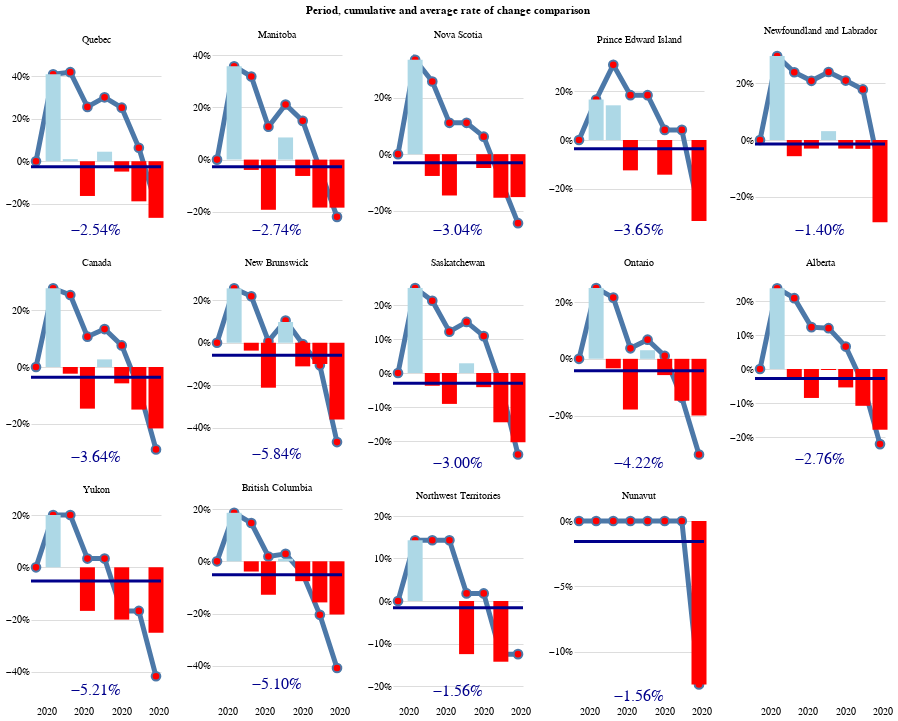

The code cell stored with this chart in its notebook:
### Code cell
data = tran_ware
category = 'Region'
variable = 'BusinessLocations'
begin_date = '2020-03-15'

custom_plot(data, category, variable, begin_date)

### Figure 1 — Vega-Lite specification as saved in the notebook (floating-point values rounded to 4 significant figures)
{"config": {"view": {"continuousWidth": 400, "continuousHeight": 300, "strokeOpacity": 0}, "axis": {"domain": false, "ticks": false}}, "data": {"name": "data-6e2d08db38e7e8f2f2c534d4383c4888"}, "facet": {"type": "nominal", "field": "Region", "sort": {"field": "Cumulative change", "op": "max", "order": "descending"}, "title": "Period, cumulative and average rate of change comparison"}, "spec": {"layer": [{"mark": {"type": "line", "point": {"fill": "red", "filled": false, "size": 75}, "size": 5}, "encoding": {"tooltip": [{"type": "temporal", "field": "Period", "format": "%b %Y"}, {"type": "nominal", "field": "Region", "title": "Province"}, {"type": "quantitative", "aggregate": "sum", "field": "Cumulative change", "format": ".2%", "title": "Cumulative change"}], "x": {"type": "temporal", "axis": {"grid": false, "tickCount": 7}, "field": "Period", "title": null}, "y": {"type": "quantitative", "aggregate": "sum", "axis": {"format": "%", "tickCount": 4}, "field": "Cumulative change", "title": null}}}, {"layer": [{"mark": {"type": "bar", "size": 15}, "encoding": {"color": {"type": "nominal", "field": "negative", "legend": null, "scale": {"range": ["lightblue", "red"]}}, "tooltip": [{"type": "temporal", "field": "Period", "format": "%Y", "title": "Year"}, {"type": "nominal", "field": "Region", "title": "Province"}, {"type": "quantitative", "aggregate": "sum", "field": "Rate of change", "format": ".2%", "title": "Period change"}], "x": {"type": "temporal", "axis": {"format": "%Y", "grid": false, "tickCount": 7}, "field": "Period", "title": null}, "y": {"type": "quantitative", "aggregate": "sum", "axis": {"format": "%", "tickCount": 4}, "field": "Rate of change", "title": null}}, "transform": [{"calculate": "(datum['Rate of change'] < 0)", "as": "negative"}]}, {"layer": [{"mark": {"type": "text", "color": "darkblue", "dy": 90, "size": 16}, "encoding": {"text": {"type": "quantitative", "aggregate": "mean", "field": "Rate of change", "format": ".2%"}}}, {"mark": {"type": "rule", "color": "darkblue", "size": 3}, "encoding": {"y": {"type": "quantitative", "aggregate": "mean", "field": "Rate of change"}}}]}]}], "height": 170, "width": 130}, "columns": 5, "resolve": {"scale": {"y": "independent"}}, "$schema": "https://vega.github.io/schema/vega-lite/v4.8.1.json", "datasets": {"data-6e2d08db38e7e8f2f2c534d4383c4888": [{"Region": "Alberta", "Period": "2020-03-15T00:00:00", "BusinessLocations": 1515.0, "Rate of change": 0.0, "Cumulative change": 0.0}, {"Region": "Alberta", "Period": "2020-04-12T00:00:00", "BusinessLocations": 1875.0, "Rate of change": 0.2376, "Cumulative change": 0.2376}, {"Region": "Alberta", "Period": "2020-05-10T00:00:00", "BusinessLocations": 1820.0, "Rate of change": -0.02933, "Cumulative change": 0.2083}, {"Region": "Alberta", "Period": "2020-06-07T00:00:00", "BusinessLocations": 1665.0, "Rate of change": -0.08516, "Cumulative change": 0.1231}, {"Region": "Alberta", "Period": "2020-07-05T00:00:00", "BusinessLocations": 1660.0, "Rate of change": -0.003003, "Cumulative change": 0.1201}, {"Region": "Alberta", "Period": "2020-08-02T00:00:00", "BusinessLocations": 1570.0, "Rate of change": -0.05422, "Cumulative change": 0.06591}, {"Region": "Alberta", "Period": "2020-08-30T00:00:00", "BusinessLocations": 1400.0, "Rate of change": -0.1083, "Cumulative change": -0.04237}, {"Region": "Alberta", "Period": "2020-09-27T00:00:00", "BusinessLocations": 1150.0, "Rate of change": -0.1786, "Cumulative change": -0.2209}, {"Region": "British Columbia", "Period": "2020-03-15T00:00:00", "BusinessLocations": 1510.0, "Rate of change": 0.0, "Cumulative change": 0.0}, {"Region": "British Columbia", "Period": "2020-04-12T00:00:00", "BusinessLocations": 1790.0, "Rate of change": 0.1854, "Cumulative change": 0.1854}, {"Region": "British Columbia", "Period": "2020-05-10T00:00:00", "BusinessLocations": 1720.0, "Rate of change": -0.03911, "Cumulative change": 0.1463}, {"Region": "British Columbia", "Period": "2020-06-07T00:00:00", "BusinessLocations": 1500.0, "Rate of change": -0.1279, "Cumulative change": 0.01842}, {"Region": "British Columbia", "Period": "2020-07-05T00:00:00", "BusinessLocations": 1515.0, "Rate of change": 0.01, "Cumulative change": 0.02842}, {"Region": "British Columbia", "Period": "2020-08-02T00:00:00", "BusinessLocations": 1400.0, "Rate of change": -0.07591, "Cumulative change": -0.04749}, {"Region": "British Columbia", "Period": "2020-08-30T00:00:00", "BusinessLocations": 1180.0, "Rate of change": -0.1571, "Cumulative change": -0.2046}, {"Region": "British Columbia", "Period": "2020-09-27T00:00:00", "BusinessLocations": 940.0, "Rate of change": -0.2034, "Cumulative change": -0.408}, {"Region": "Canada", "Period": "2020-03-15T00:00:00", "BusinessLocations": 9435.0, "Rate of change": 0.0, "Cumulative change": 0.0}, {"Region": "Canada", "Period": "2020-04-12T00:00:00", "BusinessLocations": 12060.0, "Rate of change": 0.2777, "Cumulative change": 0.2777}, {"Region": "Canada", "Period": "2020-05-10T00:00:00", "BusinessLocations": 11770.0, "Rate of change": -0.02364, "Cumulative change": 0.254}, {"Region": "Canada", "Period": "2020-06-07T00:00:00", "BusinessLocations": 10040.0, "Rate of change": -0.147, "Cumulative change": 0.1071}, {"Region": "Canada", "Period": "2020-07-05T00:00:00", "BusinessLocations": 10310.0, "Rate of change": 0.02689, "Cumulative change": 0.134}, {"Region": "Canada", "Period": "2020-08-02T00:00:00", "BusinessLocations": 9715.0, "Rate of change": -0.05771, "Cumulative change": 0.07625}, {"Region": "Canada", "Period": "2020-08-30T00:00:00", "BusinessLocations": 8255.0, "Rate of change": -0.1503, "Cumulative change": -0.07404}, {"Region": "Canada", "Period": "2020-09-27T00:00:00", "BusinessLocations": 6465.0, "Rate of change": -0.2168, "Cumulative change": -0.2909}, {"Region": "Manitoba", "Period": "2020-03-15T00:00:00", "BusinessLocations": 280.0, "Rate of change": 0.0, "Cumulative change": 0.0}, {"Region": "Manitoba", "Period": "2020-04-12T00:00:00", "BusinessLocations": 380.0, "Rate of change": 0.3571, "Cumulative change": 0.3571}, {"Region": "Manitoba", "Period": "2020-05-10T00:00:00", "BusinessLocations": 365.0, "Rate of change": -0.03947, "Cumulative change": 0.3177}, {"Region": "Manitoba", "Period": "2020-06-07T00:00:00", "BusinessLocations": 295.0, "Rate of change": -0.1918, "Cumulative change": 0.1259}, {"Region": "Manitoba", "Period": "2020-07-05T00:00:00", "BusinessLocations": 320.0, "Rate of change": 0.08475, "Cumulative change": 0.2106}, {"Region": "Manitoba", "Period": "2020-08-02T00:00:00", "BusinessLocations": 300.0, "Rate of change": -0.0625, "Cumulative change": 0.1481}, {"Region": "Manitoba", "Period": "2020-08-30T00:00:00", "BusinessLocations": 245.0, "Rate of change": -0.1833, "Cumulative change": -0.0352}, {"Region": "Manitoba", "Period": "2020-09-27T00:00:00", "BusinessLocations": 200.0, "Rate of change": -0.1837, "Cumulative change": -0.2189}, {"Region": "New Brunswick", "Period": "2020-03-15T00:00:00", "BusinessLocations": 215.0, "Rate of change": 0.0, "Cumulative change": 0.0}, {"Region": "New Brunswick", "Period": "2020-04-12T00:00:00", "BusinessLocations": 270.0, "Rate of change": 0.2558, "Cumulative change": 0.2558}, {"Region": "New Brunswick", "Period": "2020-05-10T00:00:00", "BusinessLocations": 260.0, "Rate of change": -0.03704, "Cumulative change": 0.2188}, {"Region": "New Brunswick", "Period": "2020-06-07T00:00:00", "BusinessLocations": 205.0, "Rate of change": -0.2115, "Cumulative change": 0.007238}, {"Region": "New Brunswick", "Period": "2020-07-05T00:00:00", "BusinessLocations": 225.0, "Rate of change": 0.09756, "Cumulative change": 0.1048}, {"Region": "New Brunswick", "Period": "2020-08-02T00:00:00", "BusinessLocations": 200.0, "Rate of change": -0.1111, "Cumulative change": -0.006312}, {"Region": "New Brunswick", "Period": "2020-08-30T00:00:00", "BusinessLocations": 180.0, "Rate of change": -0.1, "Cumulative change": -0.1063}, {"Region": "New Brunswick", "Period": "2020-09-27T00:00:00", "BusinessLocations": 115.0, "Rate of change": -0.3611, "Cumulative change": -0.4674}, {"Region": "Newfoundland and Labrador", "Period": "2020-03-15T00:00:00", "BusinessLocations": 135.0, "Rate of change": 0.0, "Cumulative change": 0.0}, {"Region": "Newfoundland and Labrador", "Period": "2020-04-12T00:00:00", "BusinessLocations": 175.0, "Rate of change": 0.2963, "Cumulative change": 0.2963}, {"Region": "Newfoundland and Labrador", "Period": "2020-05-10T00:00:00", "BusinessLocations": 165.0, "Rate of change": -0.05714, "Cumulative change": 0.2392}, {"Region": "Newfoundland and Labrador", "Period": "2020-06-07T00:00:00", "BusinessLocations": 160.0, "Rate of change": -0.0303, "Cumulative change": 0.2089}, {"Region": "Newfoundland and Labrador", "Period": "2020-07-05T00:00:00", "BusinessLocations": 165.0, "Rate of change": 0.03125, "Cumulative change": 0.2401}, {"Region": "Newfoundland and Labrador", "Period": "2020-08-02T00:00:00", "BusinessLocations": 160.0, "Rate of change": -0.0303, "Cumulative change": 0.2098}, {"Region": "Newfoundland and Labrador", "Period": "2020-08-30T00:00:00", "BusinessLocations": 155.0, "Rate of change": -0.03125, "Cumulative change": 0.1785}, {"Region": "Newfoundland and Labrador", "Period": "2020-09-27T00:00:00", "BusinessLocations": 110.0, "Rate of change": -0.2903, "Cumulative change": -0.1118}, {"Region": "Northwest Territories", "Period": "2020-03-15T00:00:00", "BusinessLocations": 35.0, "Rate of change": 0.0, "Cumulative change": 0.0}, {"Region": "Northwest Territories", "Period": "2020-04-12T00:00:00", "BusinessLocations": 40.0, "Rate of change": 0.1429, "Cumulative change": 0.1429}, {"Region": "Northwest Territories", "Period": "2020-05-10T00:00:00", "BusinessLocations": 40.0, "Rate of change": 0.0, "Cumulative change": 0.1429}, {"Region": "Northwest Territories", "Period": "2020-06-07T00:00:00", "BusinessLocations": 40.0, "Rate of change": 0.0, "Cumulative change": 0.1429}, {"Region": "Northwest Territories", "Period": "2020-07-05T00:00:00", "BusinessLocations": 35.0, "Rate of change": -0.125, "Cumulative change": 0.01786}, {"Region": "Northwest Territories", "Period": "2020-08-02T00:00:00", "BusinessLocations": 35.0, "Rate of change": 0.0, "Cumulative change": 0.01786}, {"Region": "Northwest Territories", "Period": "2020-08-30T00:00:00", "BusinessLocations": 30.0, "Rate of change": -0.1429, "Cumulative change": -0.125}, {"Region": "Northwest Territories", "Period": "2020-09-27T00:00:00", "BusinessLocations": 30.0, "Rate of change": 0.0, "Cumulative change": -0.125}, {"Region": "Nova Scotia", "Period": "2020-03-15T00:00:00", "BusinessLocations": 195.0, "Rate of change": 0.0, "Cumulative change": 0.0}, {"Region": "Nova Scotia", "Period": "2020-04-12T00:00:00", "BusinessLocations": 260.0, "Rate of change": 0.3333, "Cumulative change": 0.3333}, {"Region": "Nova Scotia", "Period": "2020-05-10T00:00:00", "BusinessLocations": 240.0, "Rate of change": -0.07692, "Cumulative change": 0.2564}, {"Region": "Nova Scotia", "Period": "2020-06-07T00:00:00", "BusinessLocations": 205.0, "Rate of change": -0.1458, "Cumulative change": 0.1106}, {"Region": "Nova Scotia", "Period": "2020-07-05T00:00:00", "BusinessLocations": 205.0, "Rate of change": 0.0, "Cumulative change": 0.1106}, {"Region": "Nova Scotia", "Period": "2020-08-02T00:00:00", "BusinessLocations": 195.0, "Rate of change": -0.04878, "Cumulative change": 0.0618}, {"Region": "Nova Scotia", "Period": "2020-08-30T00:00:00", "BusinessLocations": 165.0, "Rate of change": -0.1538, "Cumulative change": -0.09205}, {"Region": "Nova Scotia", "Period": "2020-09-27T00:00:00", "BusinessLocations": 140.0, "Rate of change": -0.1515, "Cumulative change": -0.2436}, {"Region": "Nunavut", "Period": "2020-03-15T00:00:00", "BusinessLocations": 40.0, "Rate of change": 0.0, "Cumulative change": 0.0}, {"Region": "Nunavut", "Period": "2020-04-12T00:00:00", "BusinessLocations": 40.0, "Rate of change": 0.0, "Cumulative change": 0.0}, {"Region": "Nunavut", "Period": "2020-05-10T00:00:00", "BusinessLocations": 40.0, "Rate of change": 0.0, "Cumulative change": 0.0}, {"Region": "Nunavut", "Period": "2020-06-07T00:00:00", "BusinessLocations": 40.0, "Rate of change": 0.0, "Cumulative change": 0.0}, {"Region": "Nunavut", "Period": "2020-07-05T00:00:00", "BusinessLocations": 40.0, "Rate of change": 0.0, "Cumulative change": 0.0}, {"Region": "Nunavut", "Period": "2020-08-02T00:00:00", "BusinessLocations": 40.0, "Rate of change": 0.0, "Cumulative change": 0.0}, {"Region": "Nunavut", "Period": "2020-08-30T00:00:00", "BusinessLocations": 40.0, "Rate of change": 0.0, "Cumulative change": 0.0}, {"Region": "Nunavut", "Period": "2020-09-27T00:00:00", "BusinessLocations": 35.0, "Rate of change": -0.125, "Cumulative change": -0.125}, {"Region": "Ontario", "Period": "2020-03-15T00:00:00", "BusinessLocations": 2985.0, "Rate of change": 0.0, "Cumulative change": 0.0}, {"Region": "Ontario", "Period": "2020-04-12T00:00:00", "BusinessLocations": 3730.0, "Rate of change": 0.2496, "Cumulative change": 0.2496}, {"Region": "Ontario", "Period": "2020-05-10T00:00:00", "BusinessLocations": 3605.0, "Rate of change": -0.03351, "Cumulative change": 0.2161}, {"Region": "Ontario", "Period": "2020-06-07T00:00:00", "BusinessLocations": 2960.0, "Rate of change": -0.1789, "Cumulative change": 0.03715}, {"Region": "Ontario", "Period": "2020-07-05T00:00:00", "BusinessLocations": 3050.0, "Rate of change": 0.03041, "Cumulative change": 0.06756}, {"Region": "Ontario", "Period": "2020-08-02T00:00:00", "BusinessLocations": 2875.0, "Rate of change": -0.05738, "Cumulative change": 0.01018}, {"Region": "Ontario", "Period": "2020-08-30T00:00:00", "BusinessLocations": 2450.0, "Rate of change": -0.1478, "Cumulative change": -0.1376}, {"Region": "Ontario", "Period": "2020-09-27T00:00:00", "BusinessLocations": 1960.0, "Rate of change": -0.2, "Cumulative change": -0.3376}, {"Region": "Prince Edward Island", "Period": "2020-03-15T00:00:00", "BusinessLocations": 30.0, "Rate of change": 0.0, "Cumulative change": 0.0}, {"Region": "Prince Edward Island", "Period": "2020-04-12T00:00:00", "BusinessLocations": 35.0, "Rate of change": 0.1667, "Cumulative change": 0.1667}, {"Region": "Prince Edward Island", "Period": "2020-05-10T00:00:00", "BusinessLocations": 40.0, "Rate of change": 0.1429, "Cumulative change": 0.3095}, {"Region": "Prince Edward Island", "Period": "2020-06-07T00:00:00", "BusinessLocations": 35.0, "Rate of change": -0.125, "Cumulative change": 0.1845}, {"Region": "Prince Edward Island", "Period": "2020-07-05T00:00:00", "BusinessLocations": 35.0, "Rate of change": 0.0, "Cumulative change": 0.1845}, {"Region": "Prince Edward Island", "Period": "2020-08-02T00:00:00", "BusinessLocations": 30.0, "Rate of change": -0.1429, "Cumulative change": 0.04167}, {"Region": "Prince Edward Island", "Period": "2020-08-30T00:00:00", "BusinessLocations": 30.0, "Rate of change": 0.0, "Cumulative change": 0.04167}, {"Region": "Prince Edward Island", "Period": "2020-09-27T00:00:00", "BusinessLocations": 20.0, "Rate of change": -0.3333, "Cumulative change": -0.2917}, {"Region": "Quebec", "Period": "2020-03-15T00:00:00", "BusinessLocations": 2150.0, "Rate of change": 0.0, "Cumulative change": 0.0}, {"Region": "Quebec", "Period": "2020-04-12T00:00:00", "BusinessLocations": 3030.0, "Rate of change": 0.4093, "Cumulative change": 0.4093}, {"Region": "Quebec", "Period": "2020-05-10T00:00:00", "BusinessLocations": 3060.0, "Rate of change": 0.009901, "Cumulative change": 0.4192}, {"Region": "Quebec", "Period": "2020-06-07T00:00:00", "BusinessLocations": 2560.0, "Rate of change": -0.1634, "Cumulative change": 0.2558}, {"Region": "Quebec", "Period": "2020-07-05T00:00:00", "BusinessLocations": 2675.0, "Rate of change": 0.04492, "Cumulative change": 0.3007}, {"Region": "Quebec", "Period": "2020-08-02T00:00:00", "BusinessLocations": 2545.0, "Rate of change": -0.0486, "Cumulative change": 0.2521}, {"Region": "Quebec", "Period": "2020-08-30T00:00:00", "BusinessLocations": 2065.0, "Rate of change": -0.1886, "Cumulative change": 0.06352}, {"Region": "Quebec", "Period": "2020-09-27T00:00:00", "BusinessLocations": 1515.0, "Rate of change": -0.2663, "Cumulative change": -0.2028}, {"Region": "Saskatchewan", "Period": "2020-03-15T00:00:00", "BusinessLocations": 320.0, "Rate of change": 0.0, "Cumulative change": 0.0}, {"Region": "Saskatchewan", "Period": "2020-04-12T00:00:00", "BusinessLocations": 400.0, "Rate of change": 0.25, "Cumulative change": 0.25}, {"Region": "Saskatchewan", "Period": "2020-05-10T00:00:00", "BusinessLocations": 385.0, "Rate of change": -0.0375, "Cumulative change": 0.2125}, {"Region": "Saskatchewan", "Period": "2020-06-07T00:00:00", "BusinessLocations": 350.0, "Rate of change": -0.09091, "Cumulative change": 0.1216}, {"Region": "Saskatchewan", "Period": "2020-07-05T00:00:00", "BusinessLocations": 360.0, "Rate of change": 0.02857, "Cumulative change": 0.1502}, {"Region": "Saskatchewan", "Period": "2020-08-02T00:00:00", "BusinessLocations": 345.0, "Rate of change": -0.04167, "Cumulative change": 0.1085}, {"Region": "Saskatchewan", "Period": "2020-08-30T00:00:00", "BusinessLocations": 295.0, "Rate of change": -0.1449, "Cumulative change": -0.03643}, {"Region": "Saskatchewan", "Period": "2020-09-27T00:00:00", "BusinessLocations": 235.0, "Rate of change": -0.2034, "Cumulative change": -0.2398}, {"Region": "Yukon", "Period": "2020-03-15T00:00:00", "BusinessLocations": 25.0, "Rate of change": 0.0, "Cumulative change": 0.0}, {"Region": "Yukon", "Period": "2020-04-12T00:00:00", "BusinessLocations": 30.0, "Rate of change": 0.2, "Cumulative change": 0.2}, {"Region": "Yukon", "Period": "2020-05-10T00:00:00", "BusinessLocations": 30.0, "Rate of change": 0.0, "Cumulative change": 0.2}, {"Region": "Yukon", "Period": "2020-06-07T00:00:00", "BusinessLocations": 25.0, "Rate of change": -0.1667, "Cumulative change": 0.03333}, {"Region": "Yukon", "Period": "2020-07-05T00:00:00", "BusinessLocations": 25.0, "Rate of change": 0.0, "Cumulative change": 0.03333}, {"Region": "Yukon", "Period": "2020-08-02T00:00:00", "BusinessLocations": 20.0, "Rate of change": -0.2, "Cumulative change": -0.1667}, {"Region": "Yukon", "Period": "2020-08-30T00:00:00", "BusinessLocations": 20.0, "Rate of change": 0.0, "Cumulative change": -0.1667}, {"Region": "Yukon", "Period": "2020-09-27T00:00:00", "BusinessLocations": 15.0, "Rate of change": -0.25, "Cumulative change": -0.4167}]}}
